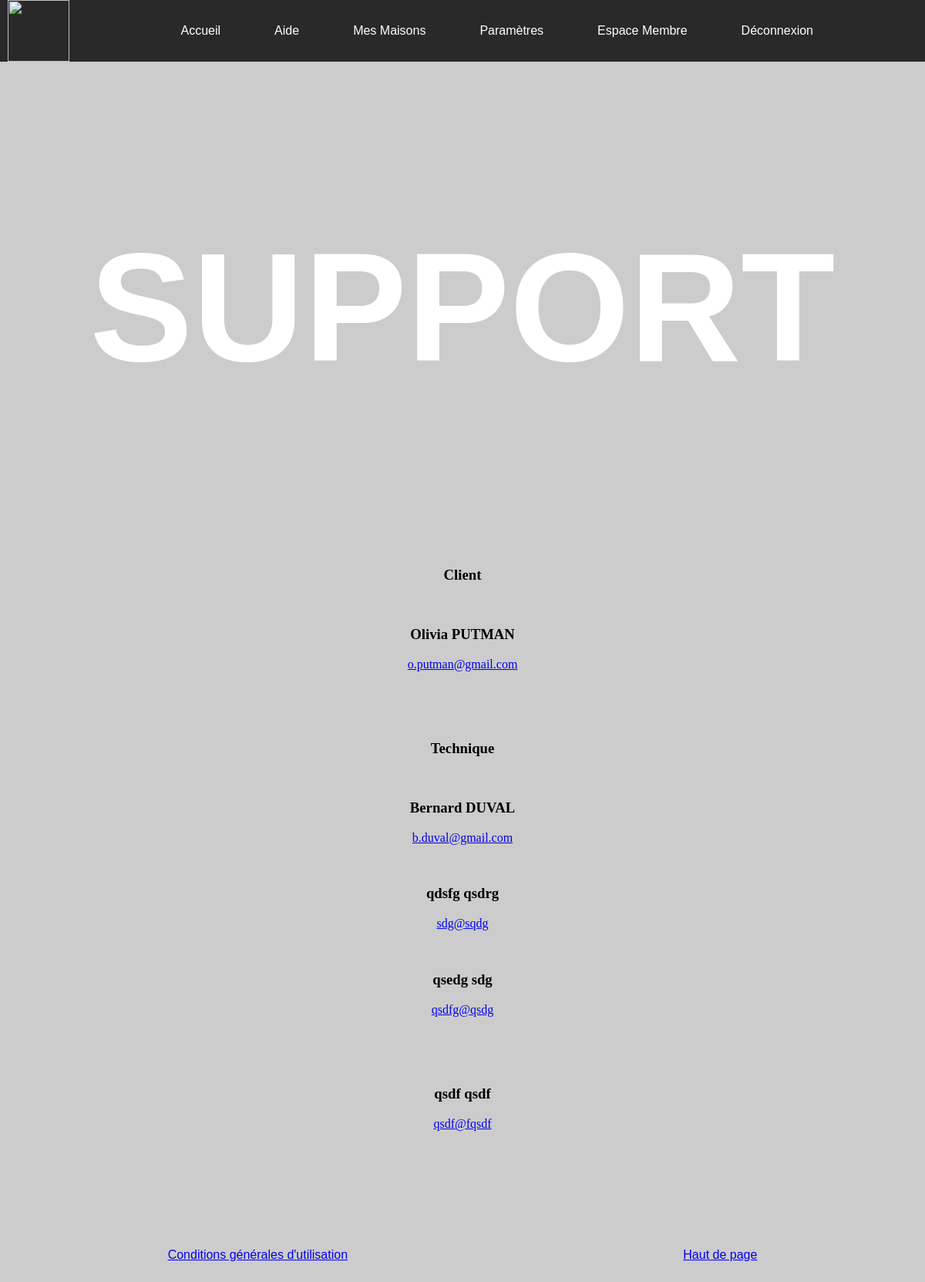
The page /?page=support (signed in) on the database its author committed.
### tables this page shows
CREATE TABLE IF NOT EXISTS `client` (
  `nom` varchar(255) NOT NULL,
  `prenom` varchar(255) NOT NULL,
  `mail` varchar(255) NOT NULL
);

CREATE TABLE IF NOT EXISTS `technique` (
  `nom` varchar(255) NOT NULL,
  `prenom` varchar(255) NOT NULL,
  `mail` varchar(255) NOT NULL
);

### support.php (the view, shortened to what this page needs)
<html>
<br>
<center><h2 style="font-family:sans-serif; color: white; font-size: 200px;">SUPPORT</h2></center>
<div>
    <center>
    <br><br>
        <h3>Client</h3>
    </html>
<?php
$servername = "localhost";
$username = "root";
$password = "";
$dbname = "jabasof";
$conn = new mysqli($servername, $username, $password, $dbname);
$list = "SELECT * from client";
$result = mysqli_query($conn,$list);
while($row = mysqli_fetch_array($result))
{
    echo '
                <div>
                    <center><br>
                        <h3>'.$row['prenom']." ".$row['nom'].'</h3>
                            <a href="mailto:'.$row['mail'].'">
                                <p>'.$row['mail'].'</p>
                            </a>
                    </center>
                </div>
            '
    ;
}
?>
<html>
<br>
<div>
    <center>
        <br><br>
        <h3>Technique</h3>
</html>
<?php
$conn = new mysqli($servername, $username, $password, $dbname);
$list = "SELECT * from technique";
$result = mysqli_query($conn,$list);
while($row = mysqli_fetch_array($result))
{
    echo '
                <div>
                    <center><br>
                        <h3>'.$row['prenom']." ".$row['nom'].'</h3>
                            <a href="mailto:'.$row['mail'].'">
                                <p>'.$row['mail'].'</p>
                            </a>
                    </center>
                </div>
            '
    ;
}
?>

### header.css (style rules this page uses)
html { box-sizing: border-box; }
*, *:before, *:after { box-sizing: inherit; }
html, body { margin:0; padding:0; }
body { background:#ccc; }

### rows shown on the page
client: prenom "Olivia", nom "PUTMAN", mail "o.putman@gmail.com"
technique: prenom "Bernard", nom "DUVAL", mail "b.duval@gmail.com"
technique: prenom "qdsfg", nom "qsdrg", mail "sdg@sqdg"
technique: prenom "qsedg", nom "sdg", mail "qsdfg@qsdg"
technique: prenom "qsdf", nom "qsdf", mail "qsdf@fqsdf"
